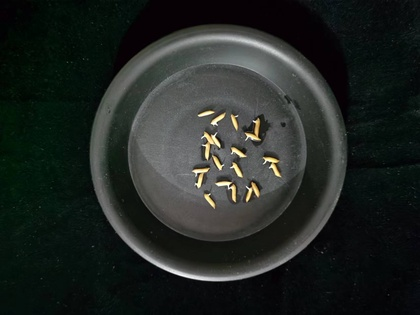
%> input picture GR_project/data/911/1.jpg, 420 x 315 px, shrunk from 1706 x 1280 before the run
$ octave main.m   (GNU Octave 9; MATLAB toolbox functions it lacks are replaced by stand-ins)
%> lines starting %> are read from the running program, lines starting %| are printed output that depends on the picture; in (x1, y1, x2, y2) boxes, pixels count from 0 and x2, y2 are one past the last pixel; in counts of white or black regions, pixels touching at a corner belong together; the program's own positions count from 1
### GR_project/calcGrainNum.m
function [numOfGrains,numOfBud] = calcGrainNum(imagePath)
%> called with imagePath = '.\data\911\1.jpg'
I=imread(imagePath);
%> I is the input picture: size 315x420x3 uint8; mean R, G, B 34.2, 39.3, 36.1
% imtool(I);
I_tmp = I;
I_tmp1 = I;
I_tmp2 = I;
I=double(I);
%> I: size 315x420x3 double
I_gray=I(:,:,1);
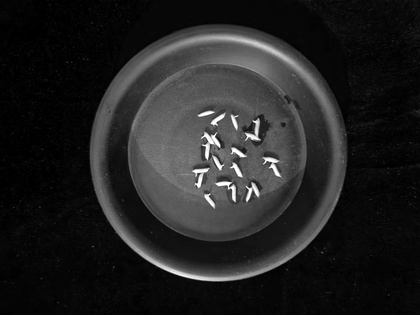
%> I_gray: size 315x420 double; min 0, max 255, mean 34.2
I_gray1=I(:,:,2);
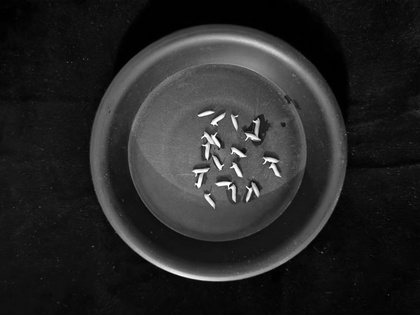
%> I_gray1: size 315x420 double; min 0, max 255, mean 39.3
size1=size(I);
%> size1 = [315 420 3]
I_column=reshape(I,size1(1)*size1(2),3);
thr1=60;thr2=60;
I1=I_column(:,1)-I_column(:,3);I1(I1>=thr1)=30;
I2=I_column(:,2)-I_column(:,3);I2(I2>=thr2)=30;
I4=I_column(:,1)+I_column(:,2)+I_column(:,3);
I1=[I1,I2];
matrix1=[40 40;0 0]; %定义2个初始聚类中心
idx=kmeans(I1,2,'Start',matrix1); %利用Start指定初始聚类中心
idx=idx-1;
temp1=mean(I4(idx==0));
%> temp1 = 418
temp2=mean(I4(idx==1));
%> temp2 = 104.9
if temp1>temp2
    idx=~idx;
%> idx = 132300 logical values, 1945 true
end
idx_reshape=reshape(idx,size1(1),size1(2));
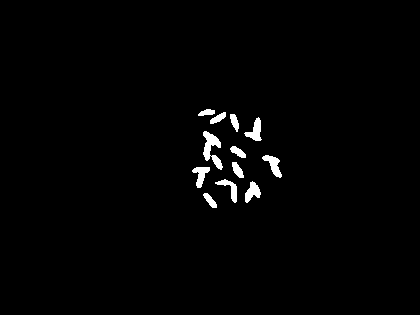
%> idx_reshape: size 315x420 logical; 1.5% white; 12 white regions, largest, box (x1, y1, x2, y2) and area: (203, 131, 223, 170) 362, (244, 117, 262, 141) 206, (262, 155, 282, 178) 206


I1=idx_reshape;
I1 = bwareaopen(I1,80,4);%删除较小面积的连通图
I1=imfill(I1,'holes');

% [labeled,numObjects]=bwlabel(I1,4); %确定图像中的连通区域个数
labeled = bwlabeln(I1,4);
%> labeled: size 315x420 double; 14 distinct labels, from 0 to 13
numObjects=max(max(labeled));
%> numObjects = 13

%缩小每个连通区域的谷粒
each_grain_area_histogram=zeros(numObjects,256);   %统计连通区域红色分量直方图
for i=1:size1(1)
    for j=1:size1(2)
        temp=labeled(i,j);
        if temp~=0
            temp1=I_gray(i,j);
            temp1=temp1+1;
            each_grain_area_histogram(temp,temp1)=each_grain_area_histogram(temp,temp1)+1;
        end
    end
end
%> after the loop, temp1 = 84
each_grain_area_histogram_inflection_position=zeros(numObjects,1);
x=1:256;
d=5;
initial1=150;
for i=1:numObjects %对直方图进行平滑
     h=fspecial('gaussian',[1,100],7.5);
    each_grain_area_histogram(i,:)=imfilter(each_grain_area_histogram(i,:),h);
    %确定直方图的趋势线
    y=each_grain_area_histogram(i,:);
    r=polyfit(x,y,d);
    yv=r(1)*x.^5+r(2)*x.^4+r(3)*x.^3+r(4)*x.^2+r(5)*x+r(6);%直方图的趋势线
    [max1,indx1]=max(yv(initial1:255));
    indx1=indx1+initial1-2;
    for k=indx1:-1:2
        temp1=yv(k);%沿最大值向左下角找第一个谷点
        temp2=yv(k-1);
        temp3=yv(k+1);
        if temp1<=temp2 && temp1<=temp3
            break;
        end
    end
    each_grain_area_histogram_inflection_position(i,1)=k;
end
%> this loop made 13 passes
%> (r, max1, indx1) on passes 1 to 10: ([1.59e-11 -1.08e-08 3.71e-06 -0.000659 0.0497 -0.495], 2.32, 254), ([2.27e-12 -5.2e-10 4.48e-07 -0.000172 0.0188 -0.22], 1.09, 254), ([4.63e-11 -2.76e-08 7.1e-06 -0.000961 0.0616 -0.532], 3.76, 254), ([-3.16e-11 2.12e-08 -4.62e-06 0.000349 -0.00183 -0.0473], 1.08, 254), ([4.1e-12 1.06e-09 -6.13e-07 6.68e-06 0.00985 -0.147], 1.53, 254), ([5.54e-11 -3.62e-08 8.83e-06 -0.000974 0.0454 -0.334], 1.2, 254), ([9.17e-11 -6.06e-08 1.53e-05 -0.0018 0.0912 -0.795], 2.45, 254), ([-5.19e-11 3.56e-08 -8.37e-06 0.000755 -0.0171 0.0532], 0.782, 254), ([3.36e-11 -2.05e-08 4.97e-06 -0.000588 0.0313 -0.196], 1.51, 254), ([-1.37e-11 1.15e-08 -2.65e-06 0.000148 0.00811 -0.132], 1.51, 254)
%> after the loop, each_grain_area_histogram_inflection_position = [164; 178; 163; 167; 184; 113; 141; 179; 172; 179; 129; 150; 161]
for i=1:size1(1)
    for j=1:size1(2)
        temp=labeled(i,j);
        if temp~=0
            if each_grain_area_histogram_inflection_position(temp,1)~=0 ...
                && I_gray(i,j)<each_grain_area_histogram_inflection_position(temp,1)
                I1(i,j)=0;
                labeled(i,j)=0;
            end
        end
    end
end
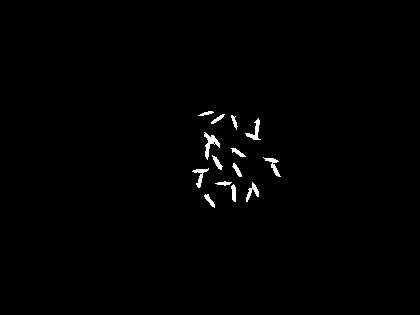
%> I1: size 315x420 logical; 0.82% white; 14 white regions, largest, box (x1, y1, x2, y2) and area: (204, 132, 220, 160) 164, (245, 118, 261, 140) 120, (263, 157, 281, 177) 107
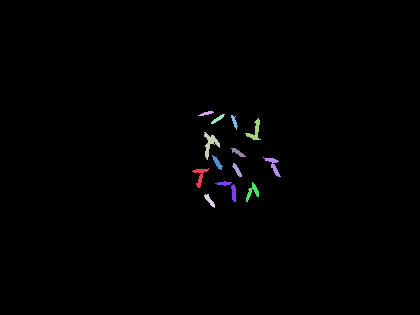
%> labeled: size 315x420 double; 14 distinct labels, from 0 to 13; one colour per label, 0 black
 I1 = bwareaopen(I1,100,4);%删除较小面积的连通图
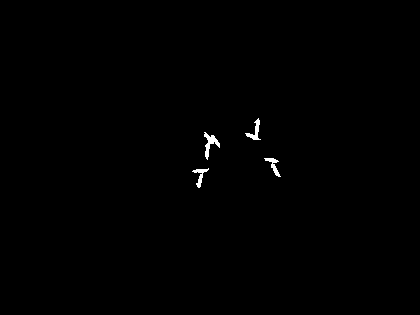
%> I1: size 315x420 logical; 0.37% white; 4 white regions, box (x1, y1, x2, y2) and area: (204, 132, 220, 160) 163, (245, 118, 261, 140) 120, (192, 168, 209, 188) 107, (264, 158, 281, 177) 106

[labeled,numObjects]=bwlabel(I1,4); %确定图像中的连通区域个数
%> labeled: size 315x420 double; 5 distinct labels, from 0 to 4
%> numObjects = 4

each_grain_area=zeros(numObjects,1); %统计每个谷粒连通区域的面积
for i=1:size1(1)
    for j=1:size1(2)
        temp1=labeled(i,j);
        if temp1~=0
            each_grain_area(temp1)=each_grain_area(temp1)+1;
        end
    end
end
%> after the loop, each_grain_area = [107; 163; 120; 106]
[sort_each_grain_area indx]=sort(each_grain_area);
%> sort_each_grain_area = [106; 107; 120; 163]; indx = [4; 1; 3; 2]

h1=fspecial('gaussian',3,0.65);
smooth_sort_each_grain_area=imfilter(sort_each_grain_area,h1); %面积分布曲线图高斯平滑
%> smooth_sort_each_grain_area = [53.37; 67.77; 77.95; 76.83]

sort_each_grain_area_grad=gradient(smooth_sort_each_grain_area,1);
%> sort_each_grain_area_grad = [14.4; 12.29; 4.53; -1.13]

sort_each_grain_area_grad2=gradient(sort_each_grain_area_grad,1);%梯度曲线再求梯度
%> sort_each_grain_area_grad2 = [-2.11; -4.94; -6.71; -5.66]

start0=0; end0=0;
for i=2:numObjects-1
    if sort_each_grain_area_grad2(i-1)<0&&sort_each_grain_area_grad2(i+1)>0
        start0=i;
        break;
    end
end
%> this loop made 2 passes
%> after the loop, start0 = 0
for i=start0+1:numObjects-3
    temp=(sort_each_grain_area(i+3)-sort_each_grain_area(i))/sort_each_grain_area(i);
    if temp>0.2
        end0=i;
        break;
    end
end
%> this loop made 1 pass
%> (temp, end0) on pass 1: (0.538, 1)
%> the loop in calcGrainNum, `for i=start0:end0` made 1 pass
%> total_error on pass 1: 0

if end0==0     %图像中的谷粒都是单个独立摆放的，无粘连
    end0=numObjects;
end

% h2=fspecial('gaussian',7,10);
% smooth_sort_each_grain_area_grad=imfilter(sort_each_grain_area_grad,h2); %梯度曲线图高斯平滑
% figure;plot(x,smooth_sort_each_grain_area_grad);
%确定最优单个谷粒面积
min_error=1000000;
for i=start0:end0
    total_error=0;
    total_number=0;
    for j=start0:end0
%> the run ends on the next line
        temp1=fix(sort_each_grain_area(j)/sort_each_grain_area(i));%取整数部分
        temp3=sort_each_grain_area(j)/sort_each_grain_area(i);
        if (temp1==0 || temp1==1)
            total_error=total_error+abs((1-temp3));
            total_number=total_number+1;
        end
    end
    total_error=total_error/total_number;
    if total_error<min_error
        min_error=total_error;
        one_grain_area=sort_each_grain_area(i);
        opt_grain_index=indx(i);
    end
end
%谷粒计数
threshold1=0.5;
threshold2=0.4;
total1=0;
contain=zeros(numObjects,1);   %记录每个谷粒连通区域包含的谷粒数
contain1=zeros(numObjects,1);   %记录每个谷粒连通区域包含的谷粒数

for i=1:numObjects
    temp1=fix(each_grain_area(i)/one_grain_area);%取整数部分
    temp2=each_grain_area(i)/one_grain_area-temp1;%取小数部分
    contain1(i)=each_grain_area(i)/one_grain_area;
    if temp1==0&&temp2>threshold1
        total1=total1+1;
        contain(i,1)=1;
    end
    if temp1>0&&temp2>threshold1
        total1=total1+temp1+1;
        contain(i,1)=temp1+1;
    end
    if temp1>0&&temp2<threshold1
        total1=total1+temp1;
        contain(i,1)=temp1;
    end
end


optGrain=zeros(size1(1),size1(2));
for i=1:size1(1)
    for j=1:size1(2)
        ttt=labeled(i,j);
        if ttt==opt_grain_index
%             g=I_gray(i,j);
            optGrain(i,j)=1;
        end
    end
end
%------------------统计萌发种子数目-----------------------------------------
white_threshold=160;%定义白色的阈值
white_connected=zeros(size1(1),size1(2));
for i=1:size1(1)
    for j=1:size1(2)
        if labeled(i,j)==0 && I_gray(i,j)>white_threshold&& I_gray1(i,j)>white_threshold
            white_connected(i,j)=1;
        else
            white_connected(i,j)=0;
        end
    end
end

% figure;imshow(white_connected)
min_bud_area=fix(one_grain_area/50);%确定最小胚芽面积
white_connected = bwareaopen(white_connected,min_bud_area,4);%删除较小面积的连通图
max_bud_area=fix(one_grain_area/3);%确定最大胚芽面积
white_connected = bwareaopen1(white_connected,max_bud_area,4);%删除较大面积的连通图

[white_labeled,white_numObjects]=bwlabel(white_connected,4); %确定图像中的连通区域个数
isWhiteConnectGrain=zeros(white_numObjects,1);   %标记白色连通区域是否与谷粒连通区域相连
for i=2:size1(1)-1
    for j=2:size1(2)-1
        temp1=white_labeled(i,j);
        if temp1==0
            continue;
        end
        if isWhiteConnectGrain(temp1)==1
            continue;
        end
        if temp1>0 && (labeled(i-1,j)>0 || labeled(i+1,j)>0 ...
            || labeled(i,j-1)>0 || labeled(i,j+1)>0)
            isWhiteConnectGrain(temp1)=1;
        end
    end
end
new_white_connected=zeros(size1(1),size1(2)); %与谷粒相连的白色区域
for i=2:size1(1)-1
    for j=2:size1(2)-1
        temp1=white_labeled(i,j);
        if temp1==0
            continue;
        end
       if isWhiteConnectGrain(temp1)==1
            new_white_connected(i,j)=1;
       end
    end
end
new_white_labeled = bwlabeln(new_white_connected,8);
new_white_numObjects=max(max(new_white_labeled));
new_white_connected_perimeter=regionprops(new_white_labeled, 'Perimeter');   %白色连通区域周长

mark_touch_area=zeros(new_white_numObjects,1);    %标记每个胚芽所属的谷粒连通区域
touchPixelsNum=zeros(new_white_numObjects,1);     %标记每个白色连通区域与谷粒粘连处的像素点数目
isTouchPixels=zeros(size1(1),size1(2));         %标记白色像素点是否点与谷粒粘连

for i=2:size1(1)-1
    for j=2:size1(2)-1
        temp1=new_white_labeled(i,j);

        if temp1==0
            continue;
        end
        if temp1>0 && (labeled(i-1,j)>0 || labeled(i+1,j)>0 ...
            || labeled(i,j-1)>0 || labeled(i,j+1)>0)

            if labeled(i-1,j)>0
                mark_touch_area(temp1)=labeled(i-1,j);
                touchPixelsNum(temp1)=touchPixelsNum(temp1)+1;  %如果一个白色连通区域与多个不同的谷粒区域相连，算法只标记一个相连的谷粒连通区域
                isTouchPixels(i,j)=temp1;
                continue;
            elseif labeled(i+1,j)>0
                mark_touch_area(temp1)=labeled(i+1,j);
                touchPixelsNum(temp1)=touchPixelsNum(temp1)+1;
                isTouchPixels(i,j)=temp1;
                continue;
            elseif labeled(i,j-1)>0
                mark_touch_area(temp1)=labeled(i,j-1);
                touchPixelsNum(temp1)=touchPixelsNum(temp1)+1;
                isTouchPixels(i,j)=temp1;
                continue;
            else
                mark_touch_area(temp1)=labeled(i,j+1);
                touchPixelsNum(temp1)=touchPixelsNum(temp1)+1;
                isTouchPixels(i,j)=temp1;
            end
        end
    end
end

div1=zeros(new_white_numObjects,1);

mark_whiteRegion_isValid=zeros(new_white_numObjects,1);
for i=1:new_white_numObjects
       div1(i)=touchPixelsNum(i)/new_white_connected_perimeter(i).Perimeter;
      if div1(i)<0.4
        mark_whiteRegion_isValid(i)=1;
      end
end
new_white_connected3=zeros(size1(1),size1(2));
for i=1:size1(1)
    for j=1:size1(2)
        l=new_white_labeled(i,j);
        if l==0
            continue;
        end
        if(mark_whiteRegion_isValid(l)==0)
            new_white_connected3(i,j)=0;
        end
        if(mark_whiteRegion_isValid(l)==1)
            new_white_connected3(i,j)=1;
        end
    end
end
numOfGrains=total1;
numOfBud=sum(mark_whiteRegion_isValid);
if numOfBud>numOfGrains
    numOfBud=numOfGrains;
end
%谷粒彩色图像
for i=1:size1(1)
    for j=1:size1(2)
        tt=labeled(i,j);
        if tt>0
            I_tmp(i,j,1)=255;
            I_tmp(i,j,2)=255;
            I_tmp(i,j,3)=0;
        end
% [5 lines of commented-out code are left out]
    end
end

### GR_project/main.m
clear ;close all ;clc;
warning off
imagePath='.\data\911\1.jpg';
[numOfGrains,numOfBud] = calcGrainNum(imagePath);

$ run again, with GR_project/data/911/11.jpg copied over GR_project/data/911/1.jpg
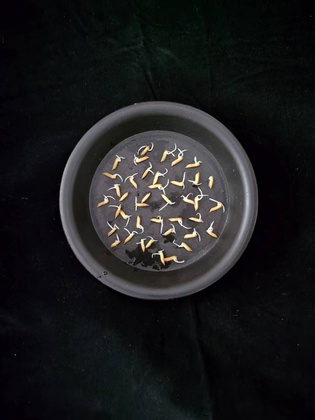
%> input picture GR_project/data/911/11.jpg, 315 x 420 px, shrunk from 1280 x 1706 before the run
%> in calcGrainNum, I is the input picture: size 420x315x3 uint8; mean R, G, B 27.5, 27.9, 29.3
%> I: size 420x315x3 double
%> in calcGrainNum, `temp1=mean(I4(idx==0));`: temp1 = 429.8
%> temp2 = 77.71
%> idx = 132300 logical values, 2643 true
%> idx_reshape: size 420x315 logical; 2% white; 32 white regions, largest, box (x1, y1, x2, y2) and area: (159, 251, 177, 265) 145, (135, 146, 151, 164) 142, (148, 171, 164, 190) 141
%> in calcGrainNum, `numObjects=max(max(labeled));`: numObjects = 9
%> after the loop in calcGrainNum, `for i=1:size1(1)`: temp1 = 130
%> the loop in calcGrainNum, `for i=1:numObjects` made 9 passes
%> (r, max1, indx1) on passes 1 to 6: ([-5.69e-11 3.64e-08 -7.87e-06 0.000632 -0.00933 -0.0122], 0.865, 244), ([-7.3e-11 4.93e-08 -1.14e-05 0.00102 -0.0246 0.115], 1.09, 254), ([-5.72e-11 3.8e-08 -8.45e-06 0.000682 -0.00808 -0.0351], 1.03, 254), ([-6.28e-11 4.05e-08 -8.71e-06 0.000675 -0.00775 -0.043], 0.964, 250), ([3.73e-11 -2.76e-08 7.88e-06 -0.00103 0.0567 -0.415], 1.01, 254), ([-2.75e-11 2.77e-08 -8.4e-06 0.000951 -0.0309 0.198], 2.12, 254)
%> after the loop in calcGrainNum, `for i=1:numObjects`: each_grain_area_histogram_inflection_position = [166; 173; 175; 170; 147; 190; 128; 184; 183]
%> after the loop in calcGrainNum, `for i=1:size1(1)`:
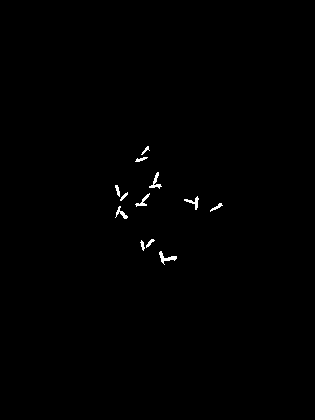
%> I1: size 420x315 logical; 0.43% white in thin lines or dots, all inside (x1, y1, x2, y2) = (115, 146, 223, 265)
%> after the loop in calcGrainNum, `for i=1:size1(1)`:
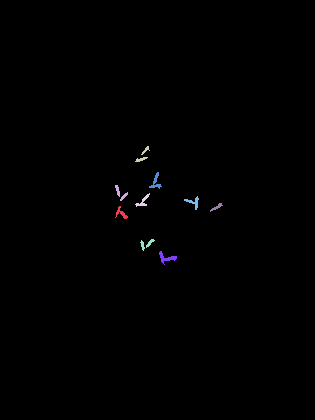
%> labeled: size 420x315 double; 10 distinct labels, from 0 to 9; one colour per label, 0 black
%> in calcGrainNum, `[labeled,numObjects]=bwlabel(I1,4);`: numObjects = 0
%> sort_each_grain_area = []

$ run again, with GR_project/data/911/12.jpg copied over GR_project/data/911/1.jpg
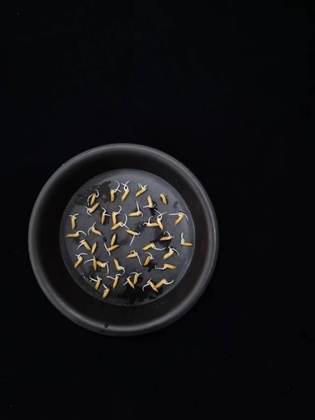
%> input picture GR_project/data/911/12.jpg, 315 x 420 px, shrunk from 1280 x 1706 before the run
%> in calcGrainNum, I is the input picture: size 420x315x3 uint8; mean R, G, B 17.8, 17.5, 19.7
%> I: size 420x315x3 double
%> in calcGrainNum, `temp1=mean(I4(idx==0));`: temp1 = 355.6
%> temp2 = 49.91
%> idx = 132300 logical values, 2185 true
%> idx_reshape: size 420x315 logical; 1.7% white; 32 white regions, largest, box (x1, y1, x2, y2) and area: (88, 192, 99, 213) 122, (148, 278, 166, 292) 122, (111, 212, 123, 230) 118
%> in calcGrainNum, `numObjects=max(max(labeled));`: numObjects = 8
%> after the loop in calcGrainNum, `for i=1:size1(1)`: temp1 = 107
%> the loop in calcGrainNum, `for i=1:numObjects` made 8 passes
%> (r, max1, indx1) on passes 1 to 6: ([-2.34e-11 9.37e-09 -7.33e-07 -0.000106 0.0173 -0.176], 0.701, 198), ([3.72e-11 -2.94e-08 8.12e-06 -0.000969 0.0493 -0.316], 0.718, 179), ([1.4e-11 -1.28e-08 3.9e-06 -0.000514 0.0307 -0.236], 0.593, 178), ([1.55e-11 -1.5e-08 4.7e-06 -0.000611 0.0341 -0.259], 0.644, 187), ([-8.54e-11 4.68e-08 -8.62e-06 0.00059 -0.00675 0.00437], 1.01, 215), ([7.69e-11 -5.47e-08 1.38e-05 -0.0015 0.0651 -0.4], 0.634, 175)
%> after the loop in calcGrainNum, `for i=1:numObjects`: each_grain_area_histogram_inflection_position = [103; 99; 83; 95; 133; 98; 143; 94]
%> after the loop in calcGrainNum, `for i=1:size1(1)`:
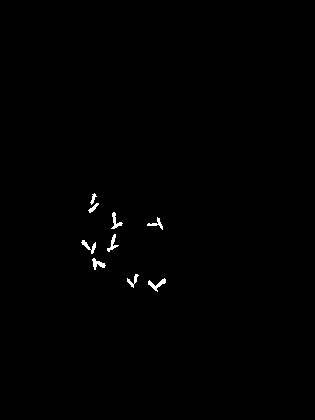
%> I1: size 420x315 logical; 0.45% white; 9 white regions, largest, box (x1, y1, x2, y2) and area: (148, 278, 166, 292) 90, (92, 258, 106, 270) 78, (111, 212, 123, 229) 76
%> after the loop in calcGrainNum, `for i=1:size1(1)`:
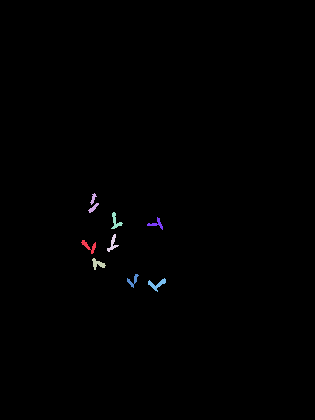
%> labeled: size 420x315 double; 9 distinct labels, from 0 to 8; one colour per label, 0 black
%> in calcGrainNum, `[labeled,numObjects]=bwlabel(I1,4);`: numObjects = 0
%> sort_each_grain_area = []
